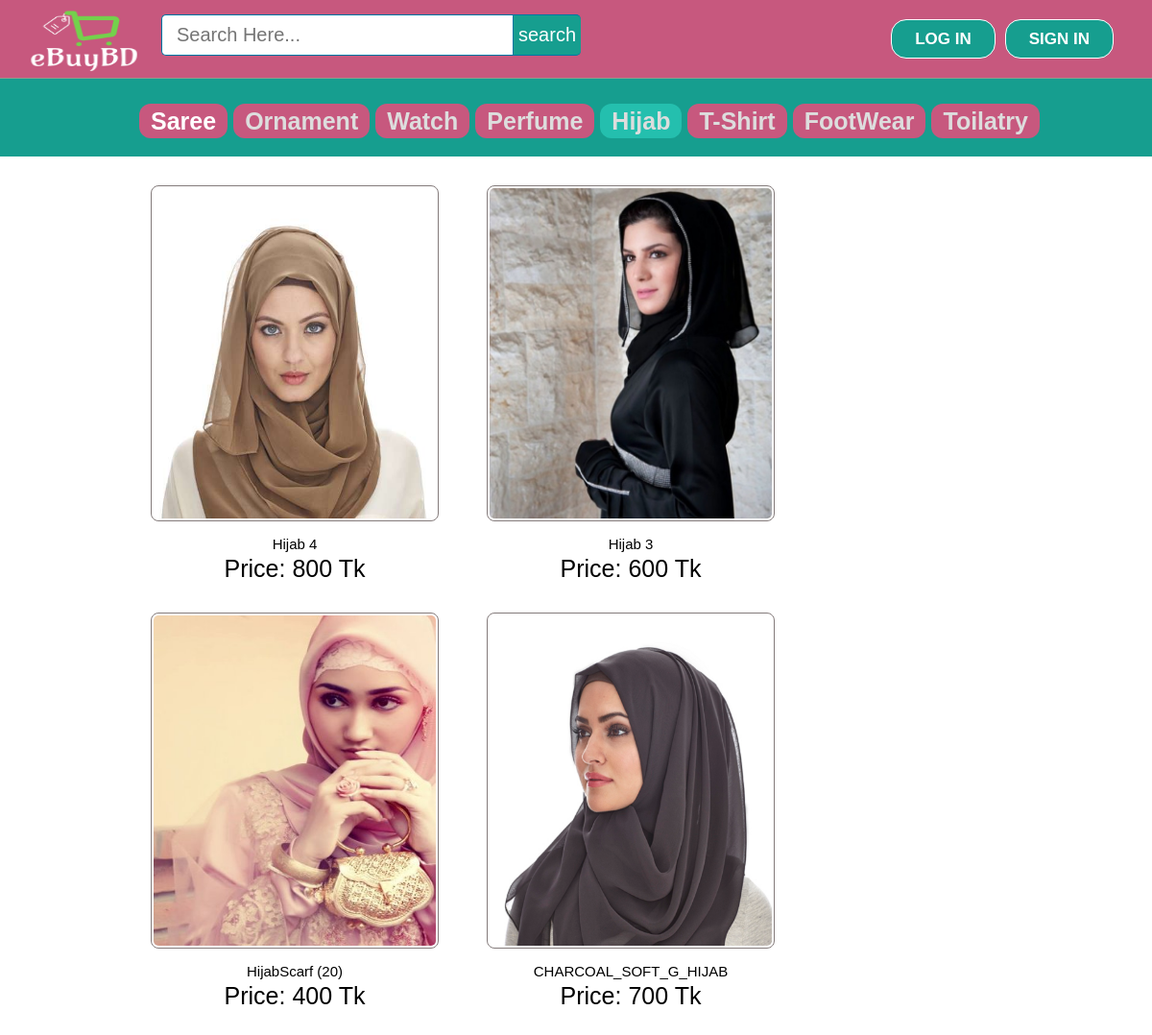
The app's page /women/hijab.php with its own data.
### tables this page shows
CREATE TABLE IF NOT EXISTS `products` (
`id` int(11) NOT NULL,
  `pName` varchar(100) NOT NULL,
  `price` int(11) NOT NULL,
  `description` text NOT NULL,
  `available` int(11) NOT NULL,
  `category` varchar(100) NOT NULL,
  `type` varchar(100) NOT NULL,
  `item` varchar(100) NOT NULL,
  `pCode` varchar(20) NOT NULL,
  `picture` text NOT NULL
);

### women/hijab.php (the view, shortened to what this page needs)
<!DOCTYPE html>
<html>
<head>
	<link rel="stylesheet" type="text/css" href="../css/style.css">
</head>
<body>
	<?php include ( "../inc/mainheader.inc.php" ); ?>
	<div class="categolis">
		<table>
			<tr>
				<th>
					<a href="saree.php" style="text-decoration: none;color: #fff;padding: 4px 12px;background-color: #c7587e;border-radius: 12px;">Saree</a>
				</th>
				<th><a href="ornament.php" style="text-decoration: none;color: #ddd;padding: 4px 12px;background-color: #c7587e;border-radius: 12px;">Ornament</a></th>
				<th><a href="watch.php" style="text-decoration: none;color: #ddd;padding: 4px 12px;background-color: #c7587e;border-radius: 12px;">Watch</a></th>
				<th><a href="perfume.php" style="text-decoration: none;color: #ddd;padding: 4px 12px;background-color: #c7587e;border-radius: 12px;">Perfume</a></th>
				<th><a href="hijab.php" style="text-decoration: none;color: #ddd;padding: 4px 12px;background-color: #24bfae;border-radius: 12px;">Hijab</a></th>
				<th><a href="tshirt.php" style="text-decoration: none;color: #ddd;padding: 4px 12px;background-color: #c7587e;border-radius: 12px;">T-Shirt</a></th>
				<th><a href="footwear.php" style="text-decoration: none;color: #ddd;padding: 4px 12px;background-color: #c7587e;border-radius: 12px;">FootWear</a></th>
				<th><a href="toilatry.php" style="text-decoration: none;color: #ddd;padding: 4px 12px;background-color: #c7587e;border-radius: 12px;">Toilatry</a></th>
			</tr>
		</table>
	</div>
	<div style="padding: 30px 120px; font-size: 25px; margin: 0 auto; display: table; width: 98%;">
		<div>
		<?php
			$getposts = mysql_query("SELECT * FROM products WHERE available >='1' AND item ='hijab'  ORDER BY id DESC LIMIT 10") or die(mysql_error());
					if (mysql_num_rows($getposts)) {
					echo '<ul id="recs">';
					while ($row = mysql_fetch_assoc($getposts)) {
						$id = $row['id'];
						$pName = $row['pName'];
						$price = $row['price'];
						$picture = $row['picture'];
						echo '
							<ul style="float: left;">
								<li style="float: left; padding: 0px 25px 25px 25px;">
									<div class="home-prodlist-img"><a href="view_product.php?pid='.$id.'">
										<img src="../image/product/hijab/'.$picture.'" class="home-prodlist-imgi">
										</a>
										<div style="text-align: center; padding: 0 0 6px 0;"> <span style="font-size: 15px;">'.$pName.'</span><br> Price: '.$price.' Tk</div>
									</div>
								</li>
							</ul>
						';
						}
				}
		?>
		</div>
	</div>
</body>
</html>

### css/style.css (style rules this page uses)
html, body, div, span, applet, object, iframe, h1, h2, h3, h4, h5, h6, p, blockquote, pre, a, abbr, acronym, address, big, cite, code, del, dfn, em, img, ins, kbd, q, s, samp, small, strike, strong, sub, sup, tt, var, b, u, i, center, dl, dt, dd, ol, ul, li, fieldset, form, label, legend, table, caption, tbody, tfoot, thead, tr, th, td, article, aside, canvas, details, embed, figure, figcaption, footer, header, hgroup, menu, nav, output, ruby, section, summary, time, mark, audio, video { margin: 0; padding: 0; border: 0; font: inherit; vertical-align: baseline; box-sizing: border-box; }
body { line-height: normal; }
ol, ul { list-style: none; }
table { border-collapse: collapse; border-spacing: 0; }
* { margin: 0px; padding: 0px; }
body, button, input, label, select, td, textarea { font-family: Arial, Helvetica, tahoma,verdana,arial,sans-serif; font-size: 12px; }
body { width: 100%; position: relative; background-color: #ffffff; min-width: 1080px; }
.home-prodlist-imgi { height: 350px; width: 300px; padding: 2px; border: 1px solid #847b7b; border-radius: 8px; }
.categolis { line-height: 1.3; font-weight: bold; color: #fff; padding: 110px 20px 20px 145px; background-color: #169e8f; text-align: center; font-size: 25px; }
.categolis table tbody tr th { padding: 0px 6px 0px 0px; }

### records on screen
products: picture (picture), pName "Hijab 4", price "800"
products: picture (picture), pName "Hijab 3", price "600"
products: picture (picture), pName "HijabScarf (20)", price "400"
products: picture (picture), pName "CHARCOAL_SOFT_G_HIJAB", price "700"
